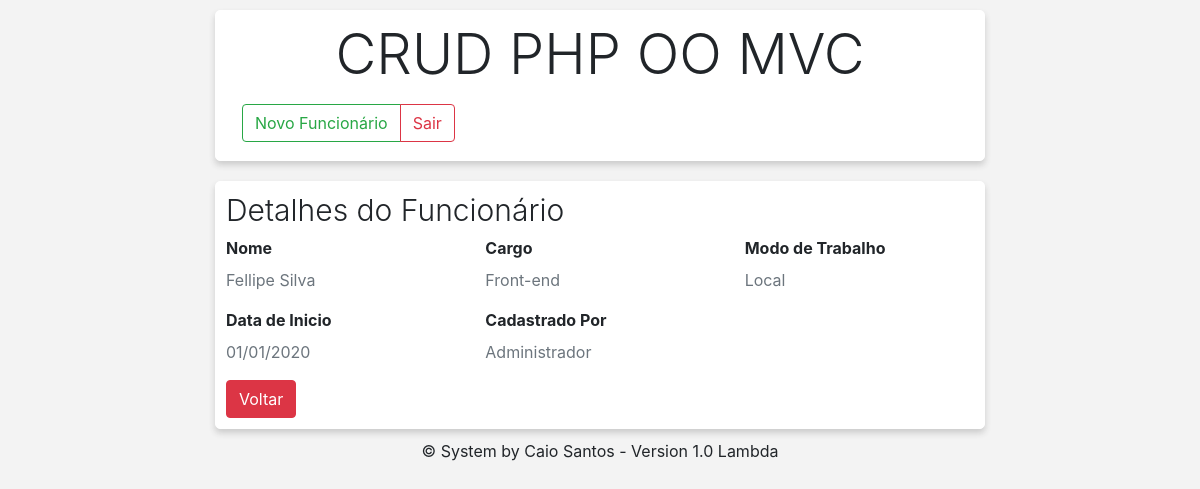
The app's page /index.php?pagina=funcionario/detalhes&id-funcionario=8 (signed in) with its own data.
### tables this page shows
create table funcionario(
	id_funcionario int(11) primary key AUTO_INCREMENT not null,
	nome_funcionario varchar(50),
	modo_de_trabalho_funcionario enum('Local','Home Office'),
	data_inicio_funcionario date,
	id_usuario int(11),
	id_cargo int(11)
);

create table cargo(
	id_cargo int(11) primary key AUTO_INCREMENT not null,
	nome_cargo varchar(50)
);

create table usuario(
	id_usuario int(11) primary key AUTO_INCREMENT not null,
	nome_usuario varchar(50),
	nick_usuario varchar(20) unique,
	senha_usuario varchar(32)
);

### index.php (called while the page is built, shortened)
<?php
require_once "view/head.php";
require_once "controller/router.php";
require_once "view/footer.php";

### model/Conexao.php (called while the page is built)
<?php
class Conexao
{
	public function conectar()
	{
		try {
			return new PDO('mysql:host=localhost;dbname=crudphp;charset=utf8', 'root', '');
		} catch (PDO_Exception $e) {
			echo "Falhou: " . $e->getMessage();
		}
	}
}

### model/Funcionario.php (called while the page is built, shortened)
<?php
class Funcionario extends Conexao
{
	private $conexao;
	public function __construct()
	{
		$this->conexao = parent::conectar();
	}
	public function consultarFuncionario($id_funcionario = null, $inicio = null, $quantidade_por_pagina = null)
	{
		$sql = "SELECT * FROM funcionario f
		INNER JOIN usuario u ON f.id_usuario = u.id_usuario
		INNER JOIN cargo c ON f.id_cargo = c.id_cargo";
		if (isset($id_funcionario)) {
			$sql .= " WHERE f.id_funcionario = :id_funcionario";
			$sql = $this->conexao->prepare($sql);
			$sql->bindValue(':id_funcionario', $id_funcionario);
		}
		$sql->execute();
		if ($sql->rowCount() > 0) {
			if (isset($id_funcionario)) {
				return $sql->fetch();
			} else {
				return $sql->fetchAll();
			}
		} else {
			return array();
		}
	}
}

### view/funcionario/detalhes.php (the view, shortened to what this page needs)
<?php
if (isset($_GET['id-funcionario']) && $id_funcionario = trim($_GET['id-funcionario'])) {
	require_once "model/Conexao.php";
	require_once 'model/Funcionario.php';
	$funcionario = new Funcionario;
	$dados = $funcionario->consultarFuncionario($id_funcionario);
} else {
	header("Location: index.php");
}
?>
<div class="row justify-content-center">
	<div class="col-md-8 col-12">
		<div class="bloco-1">
			<h2 class="display-4 titulo-pagina">Detalhes do Funcionário</h2>
			<div class="row">
				<div class="col-6 col-md-4">
					<label><b>Nome</b></label>
					<p class="text-muted"><?php echo $dados['nome_funcionario'] ?></p>
				</div>
				<div class="col-6 col-md-4">
					<label><b>Cargo</b></label>
					<p class="text-muted"><?php echo $dados['nome_cargo'] ?></p>
				</div>
				<div class="col-6 col-md-4">
					<label><b>Modo de Trabalho</b></label>
					<p class="text-muted"><?php echo $dados['modo_de_trabalho_funcionario'] ?></p>
				</div>
				<div class="col-6 col-md-4">
					<label><b>Data de Inicio</b></label>
					<p class="text-muted"><?php echo date('d/m/Y',strtotime($dados['data_inicio_funcionario'])) ?></p>
				</div>
				<div class="col-6 col-md-4">
					<label><b>Cadastrado Por</b></label>
					<p class="text-muted"><?php echo $dados['nome_usuario'] ?></p>
				</div>
				<div class="button-group col-12">
					<a href="?pagina=funcionario/listar" class="btn waves-effect waves-light btn-danger">Voltar</a>
				</div>
			</div>
		</div>
	</div>
</div>

### css/style.css (style rules this page uses)
body { background-color: #f3f3f3; }
.bloco-1 { background: #fff; border: 1px solid #fff; box-shadow: rgb(51 51 51 / 20%) 0px 4px 6px 0px; border-radius: 5px; margin-bottom: 10px; padding: 10px; margin-top: 10px; }
.titulo-pagina { font-size: 30px; }

### records on screen
funcionario: nome_funcionario "Fellipe Silva", id_cargo.nome_cargo "Front-end", modo_de_trabalho_funcionario "Local", data_inicio_funcionario "01/01/2020", id_usuario.nome_usuario "Administrador"
